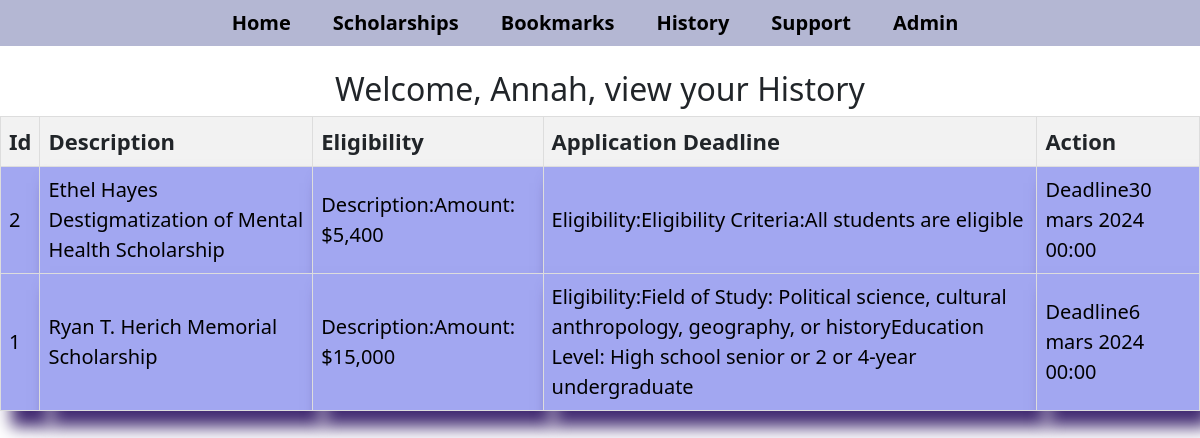
Page /applicant_history/ (signed in) on the committed database.
### scholarships/models.py (models this page shows)
class ScholarshipApplication(models.Model):
    userprofile= models.ForeignKey('userprofile.UserProfile', on_delete=models.CASCADE, related_name='scholarships',null=True)
    essay= models.TextField(null=True)
    created_at= models.DateTimeField(auto_now_add=True,null=True)
    is_approved= models.BooleanField(default=False,null=True)  # New field for approval status
    id= models.IntegerField(primary_key=True,null=False)
    scholarship= models.ForeignKey(Scholarships, on_delete=models.CASCADE, related_name='applications',null=True )
    approved_scholarship=models.ForeignKey('scholarships.ApprovedScholarship', on_delete=models.CASCADE, related_name='applyscholarship',null=True)

class Scholarships(models.Model):
    name= models.CharField(max_length=255,blank=True, null=True)
    description= models.TextField(blank=True, null=True)
    eligibility_criteria= models.TextField(blank=True, null=True)
    scholarship_type= models.CharField(max_length=50, choices=[('merit', 'Merit-Based'), ('need', 'Need-Based')],blank=True, null=True)
    status= models.CharField(max_length=50, choices=[('open', 'Open'), ('closed', 'Closed'), ('ongoing', 'Ongoing')],blank=True, null=True)
    application_deadline = models.DateTimeField(blank=True, null=True)
    Contact_email=models.EmailField(blank=True, null=True)
    id= models.IntegerField(primary_key=True,null=False)
    created_at = models.DateTimeField(auto_now_add=True,null=True)
    country =CountryField(blank_label='(select country)',null=True)
    url = models.CharField(max_length=255,null=True)

### scholarships/views.py (the view)
# urls.py: path('applicant_history/',views.application_history, name='applicant_history'),
@login_required
def application_history(request):
    try:
        all_applications = ScholarshipApplication.objects.all()
        all_applications = all_applications.order_by('-created_at')
        user = request.user
        return render(request, 'application_history.html', {'user_applications': all_applications, 'user': user})
    except ScholarshipApplication.DoesNotExist:
        return HttpResponse("No scholarship applications found.")

### scholarships/templates/application_history.html (shortened to what this page needs)
{% include 'navbar.html' %}
<!DOCTYPE html>
<html>
    <head>
    </head>
    <body>
        <h2 class="wlcome-info">Welcome, {{ user.username }}, view your History</h2>
        <table id="scholarship-table">
            <thead>
              <tr>
                <th>Id</th>
                <th>Description</th>
                <th>Eligibility</th>
                <th>Application Deadline</th>
                <th>Action</th>
              </tr>
            </thead>
            <tbody>
              {% for application in user_applications %}
                  <tr>
                    <td>{{ application.id }}</td>
                    <td>{{ application.scholarship.name }}</td>
                    <td>Description:{{ application.scholarship.description }}</td>
                    <td>Eligibility:{{ application.scholarship.eligibility_criteria }}</td>
                    <td>Deadline{{ application.scholarship.application_deadline }}</td>
                  </tr>
              {% empty %}
                  <tr>
                      <td colspan="3">No scholarship applications found.</td>
                  </tr>
              {% endfor %}
          </tbody>
        </table>
    </body>
    </html>

### scholarships/templates/application_history.html (style rules this page uses)
.wlcome-info { text-align: center; margin-top: 2%; }
#scholarship-table { width: 100%; border-collapse: collapse; }
#scholarship-table th, #scholarship-table td { border: 1px solid #ddd; padding: 8px; }
#scholarship-table th { background-color: #f2f2f2; font-size: 22px; }
#scholarship-table tr:nth-child(even) { background-color: #f2f2f2; }
th { text-align: justify; }
td { background-color: rgb(162, 167, 241); box-shadow: 10px 16px 16px #422b72; font-size: 20px; padding: 15px; color: black; }

### rows in the picture
ScholarshipApplication: id "2", scholarship.name "Ethel Hayes Destigmatization of Mental Health Scholarship", scholarship.description "Amount: $5,400", scholarship.eligibility_criteria "Eligibility Criteria:All students are eligible", scholarship.application_deadline "30 mars 2024 00:00"
ScholarshipApplication: id "1", scholarship.name "Ryan T. Herich Memorial Scholarship", scholarship.description "Amount: $15,000", scholarship.eligibility_criteria "Field of Study: Political science, cultural anthropology, geography, or historyEducation Level: High school senior or 2 or 4-year undergraduate", scholarship.application_deadline "6 mars 2024 00:00"

### other values in the picture
{{ user.username }} "Annah"
